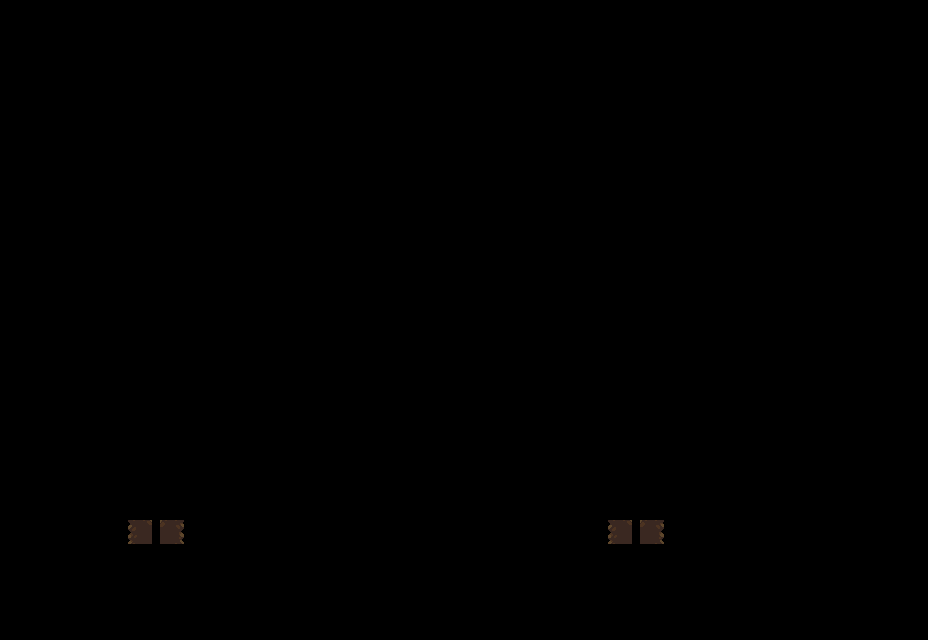

This game map was drawn from its Tiled (.tmx) file and the tilesets committed beside it. A one-line description and the full map source follow:
An orthogonal 29x20 tile map with 32x32 px tiles, 1 tile layer (Tile Layer 1).

<map version="1.10" tiledversion="1.11.0" orientation="orthogonal" renderorder="right-down" width="29" height="20" tilewidth="32" tileheight="32" infinite="0" nextlayerid="2" nextobjectid="1">
 <tileset firstgid="1" source="oak_woods_tileset.tsx" />
 <layer id="1" name="Tile Layer 1" width="29" height="20">
  <data encoding="csv">
0,0,0,0,0,0,0,0,0,0,0,0,0,0,0,0,0,0,0,0,0,0,0,0,0,0,0,0,0,
0,0,0,0,0,0,0,0,0,0,0,0,0,0,0,0,0,0,0,0,0,0,0,0,0,0,0,0,0,
0,0,0,0,0,0,0,0,0,0,0,0,0,0,0,0,0,0,0,0,0,0,0,0,0,0,0,0,0,
0,0,0,0,0,0,0,0,0,0,0,0,0,0,0,0,0,0,0,0,0,0,0,0,0,0,0,0,0,
0,0,0,0,0,0,0,0,0,0,0,0,0,0,0,0,0,0,0,0,0,0,0,0,0,0,0,0,0,
0,0,0,0,0,0,0,0,0,0,0,0,0,0,0,0,0,0,0,0,0,0,0,0,0,0,0,0,0,
0,0,0,0,0,0,0,0,0,0,0,0,0,0,0,0,0,0,0,0,0,0,0,0,0,0,0,0,0,
0,0,0,0,0,0,0,0,0,0,0,0,0,0,0,0,0,0,0,0,0,0,0,0,0,0,0,0,0,
0,0,0,0,0,0,0,0,0,0,0,0,0,0,0,0,0,0,0,0,0,0,0,0,0,0,0,0,0,
0,0,0,0,0,0,0,0,0,0,0,0,0,0,0,0,0,0,0,0,0,0,0,0,0,0,0,0,0,
0,0,0,0,0,0,0,0,0,0,0,0,0,0,0,0,0,0,0,0,0,0,0,0,0,0,0,0,0,
0,0,0,0,0,0,0,0,0,0,0,0,0,0,0,0,0,0,0,0,0,0,0,0,0,0,0,0,0,
0,0,0,0,0,0,0,0,0,0,0,0,0,0,0,0,0,0,0,0,0,0,0,0,0,0,0,0,0,
0,0,0,0,0,0,0,0,0,0,0,0,0,0,0,0,0,0,0,0,0,0,0,0,0,0,0,0,0,
0,0,0,0,0,0,0,0,0,0,0,0,0,0,0,0,0,0,0,0,0,0,0,0,0,0,0,0,0,
0,0,0,0,0,0,0,0,0,0,0,0,0,0,0,0,0,0,0,0,0,0,0,0,0,0,0,0,0,
0,0,0,0,20,21,0,0,0,0,0,0,0,0,0,0,0,0,0,20,21,0,0,0,0,0,0,0,0,
0,0,0,0,50,51,0,0,0,0,0,0,0,0,0,0,0,0,0,50,51,0,0,0,0,0,0,0,0,
100,100,100,100,100,100,100,100,100,100,100,100,100,100,100,100,100,100,100,100,100,100,100,100,100,100,100,100,100,
0,0,0,0,0,0,0,0,0,0,0,0,0,0,0,0,0,0,0,0,0,0,0,0,0,0,0,0,0
</data>
 </layer>
</map>
